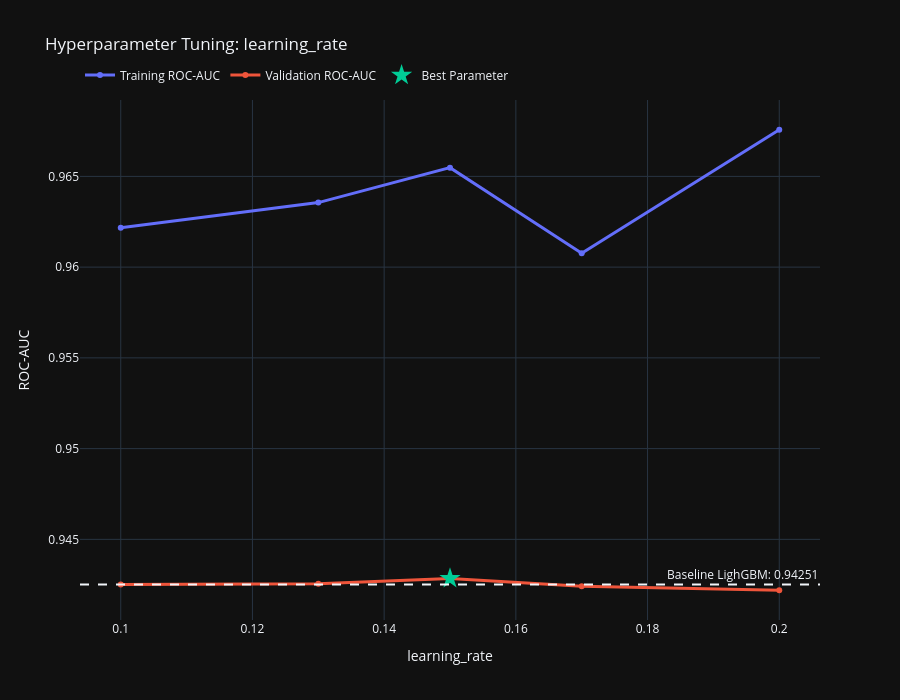

Write notebook code for a chart like this one.
### Code cell
%%time

values = [0.1, 0.13, 0.15, 0.17, 0.2]

results = test_params(
    ModelClass=name,
    param_name="learning_rate",
    param_values=values,
    param_model=param_model,
    reference_scores=reference_scores,
    **params,
)

### Figure 1 — Plotly figure (JSON) as saved in the notebook; plotly's stock layout.template omitted (floating-point values rounded to 4 significant figures)
{"data": [{"hovertemplate": "learning_rate: %{x}<br>Training ROC-AUC: %{y:.6f}<extra></extra>", "line": {"width": 3}, "mode": "lines+markers", "name": "Training ROC-AUC", "type": "scatter", "x": [0.1, 0.13, 0.15, 0.17, 0.2], "y": [0.9622, 0.9636, 0.9655, 0.9608, 0.9676]}, {"hovertemplate": "learning_rate: %{x}<br>Validation ROC-AUC: %{y:.6f}<extra></extra>", "line": {"width": 3}, "mode": "lines+markers", "name": "Validation ROC-AUC", "type": "scatter", "x": [0.1, 0.13, 0.15, 0.17, 0.2], "y": [0.9425, 0.9426, 0.9428, 0.9424, 0.9422]}, {"marker": {"size": 16, "symbol": "star"}, "mode": "markers", "name": "Best Parameter", "type": "scatter", "x": [0.15], "y": [0.9428]}], "layout": {"annotations": [{"showarrow": false, "text": "Baseline LighGBM: 0.94251", "x": 1, "xanchor": "right", "xref": "x domain", "y": 0.9425, "yanchor": "bottom", "yref": "y"}], "height": 700, "hovermode": "x unified", "legend": {"orientation": "h", "x": 0, "xanchor": "left", "y": 1.02, "yanchor": "bottom"}, "shapes": [{"line": {"dash": "dash"}, "type": "line", "x0": 0, "x1": 1, "xref": "x domain", "y0": 0.9425, "y1": 0.9425, "yref": "y"}], "title": {"text": "Hyperparameter Tuning: learning_rate"}, "xaxis": {"title": {"text": "learning_rate"}}, "yaxis": {"title": {"text": "ROC-AUC"}}}}
